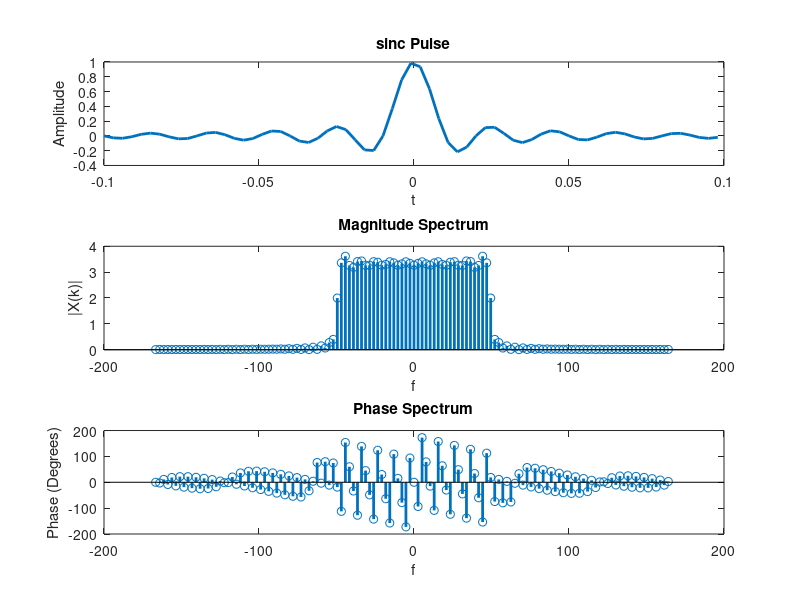

Reproduce this figure in MATLAB.
clc;
clear all;
close all;

% Discrete Fourier Transform of a sinc function using FFT

t0 = 0.2; % duration of sinc pulse
ts = 3e-3; % sampling period
t = -t0/2:ts:t0/2; % defining time variable
x = sinc(100*t); % sinc function 
fs = 1/ts; % sampling frequency
N = 128; % Number of points DFT will be calculated
X = fft(x, N);
df = fs/N;
f = -fs/2:df:fs/2-df+df/2*mod(N,2);
subplot(311)
plot(t, x, 'Linewidth', 2);
title('sinc Pulse');
ylabel('Amplitude');
xlabel('t');
subplot(312)
stem(f, abs(fftshift(X)), 'Linewidth', 2); % We'll use fftshift while plotting an fft 
title('Magnitude Spectrum');
ylabel('|X(k)|');
xlabel('f');
subplot(313)
stem(f, angle(fftshift(X))*180/pi, 'Linewidth', 2);
title('Phase Spectrum');
ylabel('Phase (Degrees)');
xlabel('f');


